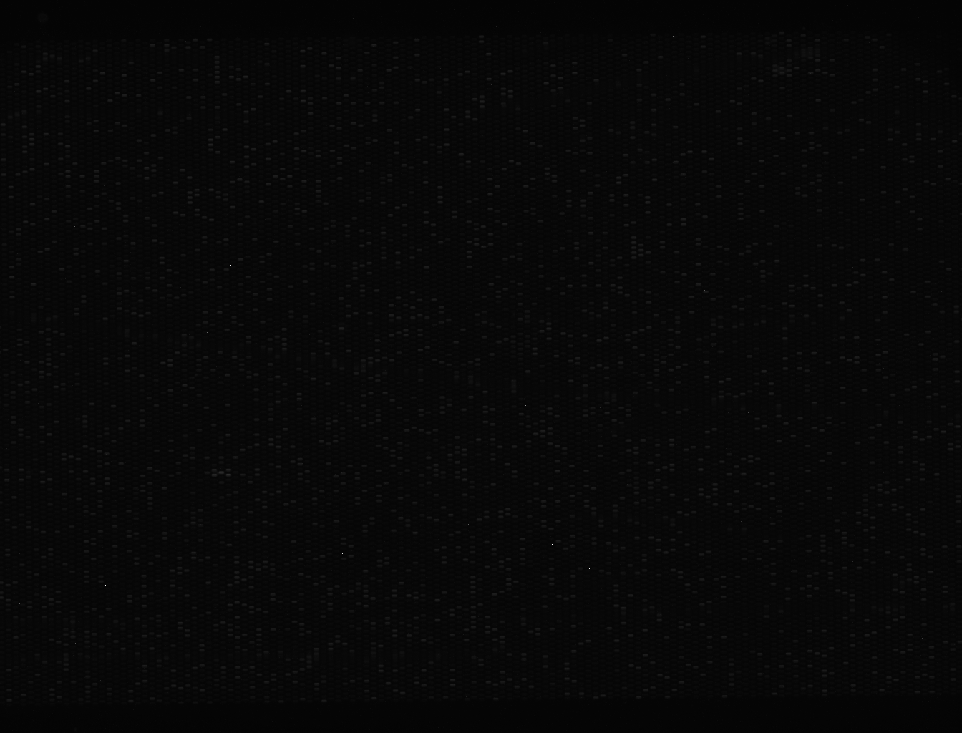
#> input picture dPCR.tiff, 962 x 733 px, shrunk from 1344 x 1024 before the run
$ python dPCR_1.py
#> lines starting #> are read from the running program, lines starting #| are printed output that depends on the picture; after the words box and inside, x2 and y2 are one past the last pixel; in counts of white or black regions, pixels touching at a corner belong together
import os
import cv2
import numpy as np
from skimage import morphology, measure
from scipy import ndimage
import matplotlib.pyplot as plt

# Step 1: Import the image (grayscale)
im = cv2.imread("dPCR.tiff", cv2.IMREAD_GRAYSCALE)
#> im is the input picture: shape (733, 962); min 3, max 255, mean 7.8

# Step 2: Binarize and remove small components
# Binarize using Otsu's thresholding
_, im2 = cv2.threshold(im, 0, 255, cv2.THRESH_BINARY + cv2.THRESH_OTSU)
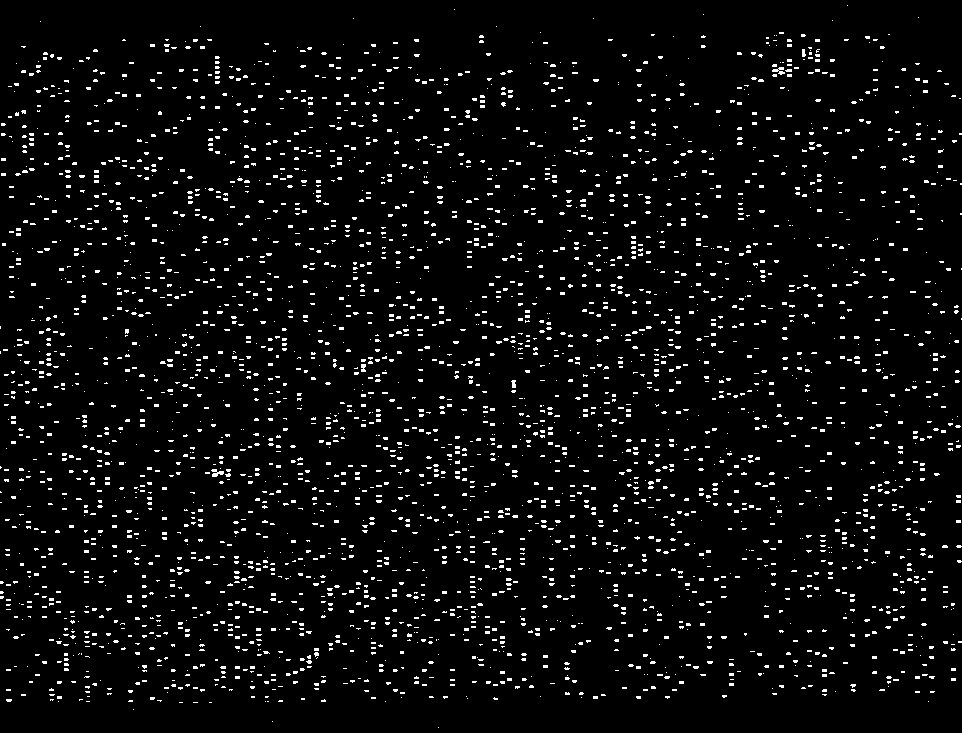
#> im2: shape (733, 962); 4.6% white in thin lines or dots

# Remove small objects (default is 20 pixels in Mathematica; adjust if needed)
im2 = morphology.remove_small_objects(im2.astype(bool), min_size=10)
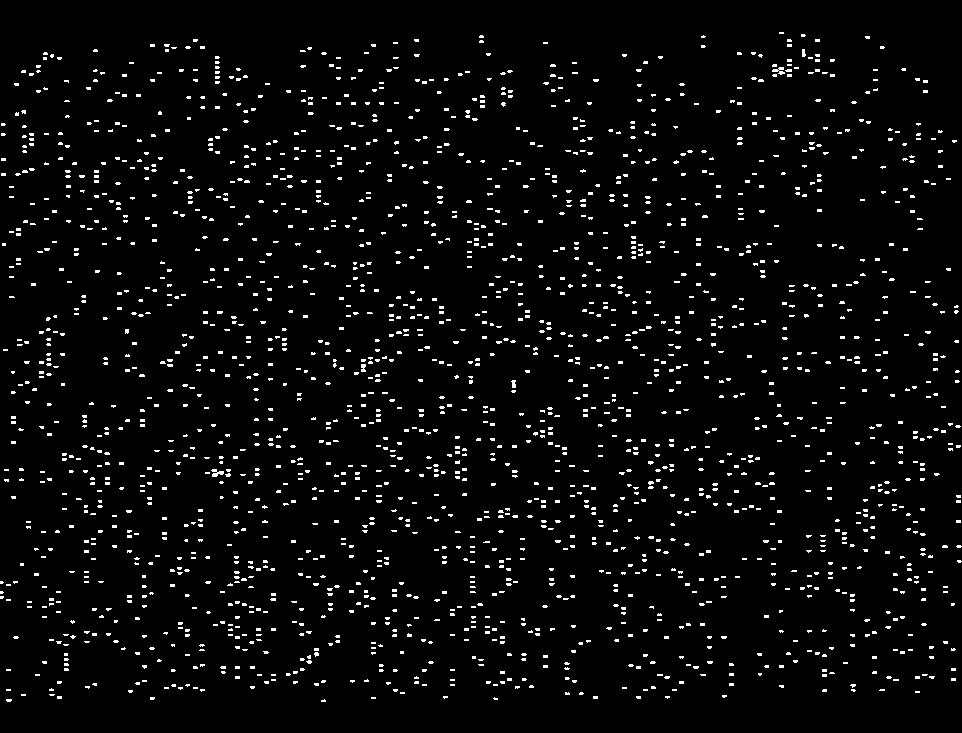
#> im2: shape (733, 962) bool; 3.8% white in thin lines or dots

# Step 3: Select components with area between 10 and 50, and not touching the border
# Label connected components
labeled, num_features = ndimage.label(im2)
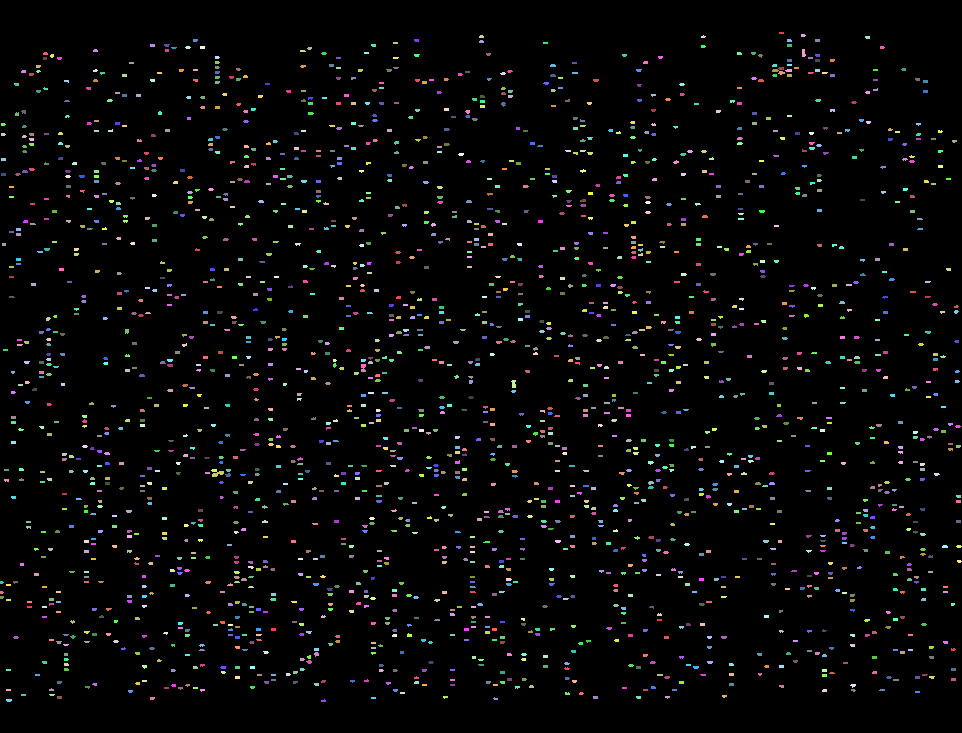
#> labeled: shape (733, 962) int32; 2125 distinct labels, from 0 to 2124; one colour per label, 0 black
#> num_features = 2124
props = measure.regionprops(labeled)
#> props = 2124 regions; largest, box (x1, y1, x2, y2) and area: (212, 471, 224, 477) 43, (361, 364, 366, 372) 34, (511, 380, 516, 388) 31, (802, 49, 806, 57) 26, (778, 71, 785, 75) 19

# Filter components: 10 < area < 50 and not touching border
def touches_border(prop):
    bbox = prop.bbox  # (min_row, min_col, max_row, max_col)
    return (bbox[0] == 0 or bbox[1] == 0 or
            bbox[2] == im.shape[0] or bbox[3] == im.shape[1])

valid_mask = np.zeros_like(labeled, dtype=bool)
for prop in props:
    if 10 < prop.area < 50 and not touches_border(prop):
        valid_mask[labeled == prop.label] = True
#> this loop made 2124 passes
#> bbox in touches_border on passes 2, 3, 5: (34, 801, 37, 806), (35, 479, 38, 484), (36, 865, 39, 870)
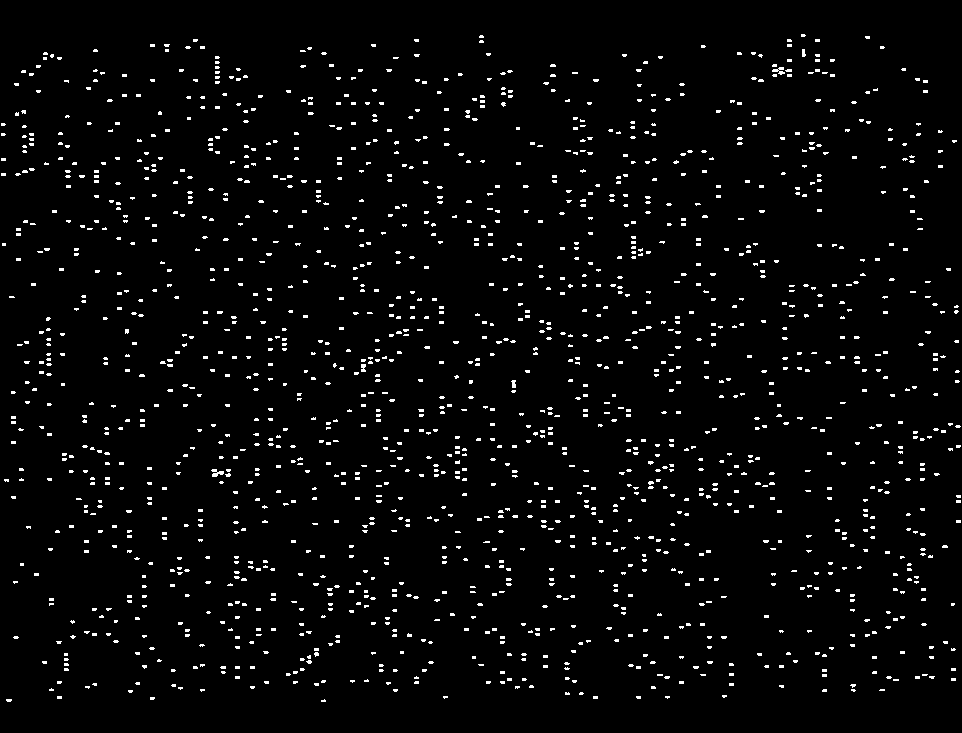
#> valid_mask: shape (733, 962) bool; 3.2% white in thin lines or dots

im3 = valid_mask

# Step 4 & 5: Count components and get the label of the last one (by sorted order)
# MorphologicalComponents[im3] -> labeling of binary image

labeled_final = measure.label(im3)
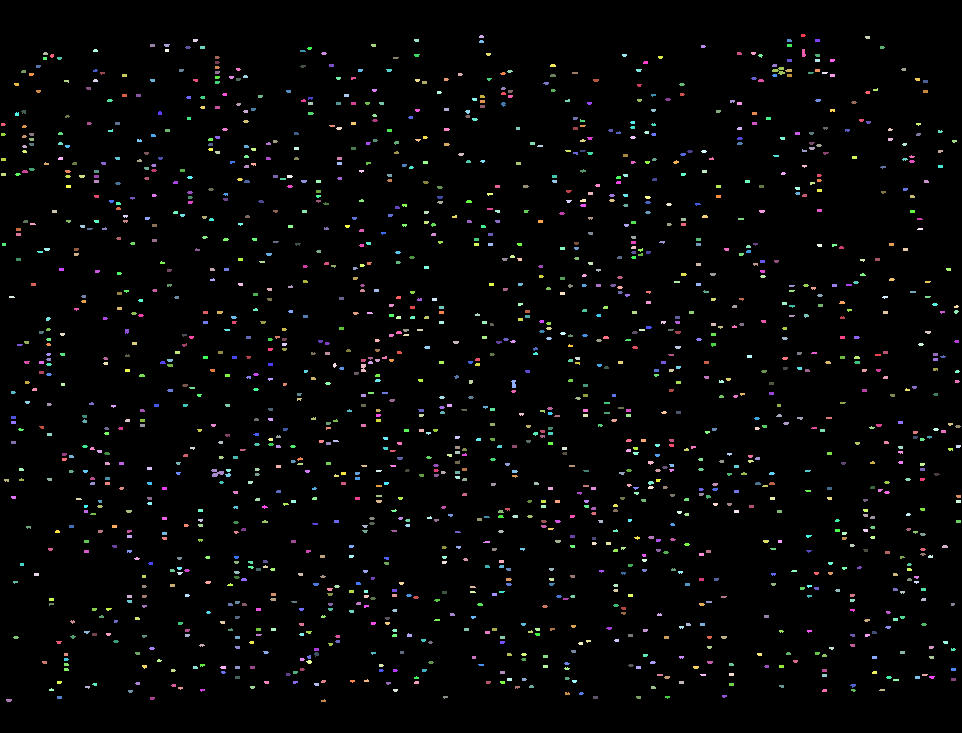
#> labeled_final: shape (733, 962) int32; 1645 distinct labels, from 0 to 1644; one colour per label, 0 black
counts = np.bincount(labeled_final.ravel())[1:]  # exclude background
#> counts = 1644 values, max 59 at index 1053, min 11 at index 20, mean 13.59
cts = len(counts)  # This gives the count of components
#> cts = 1644

print(f"Number of selected components: {cts}")
#| Number of selected components: 1644

plt.imshow(im2, cmap='gray')
plt.axis('off')
plt.title("Number of Selected Components = " + str(cts))
plt.show()
